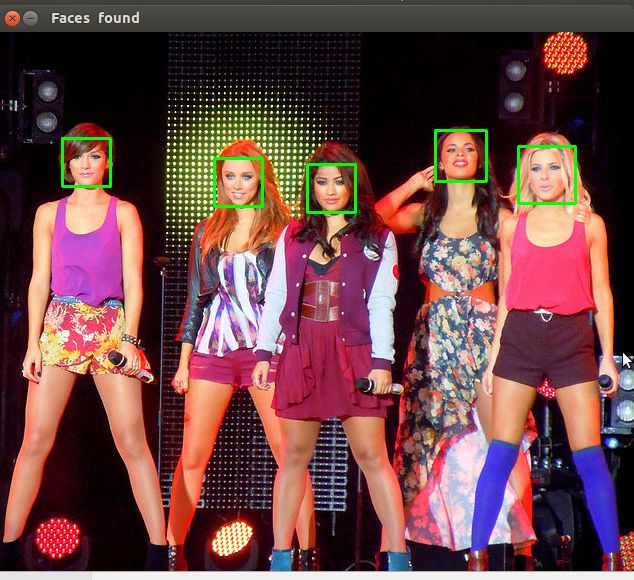
#> input picture pitDroid/Python/Face Recognition py/FaceDetect/little_mix_right.jpg, 634 x 580 px
$ python face_detect.py little_mix_right.jpg   (older library calls are emulated)
#> lines starting #> are read from the running program, lines starting #| are printed output that depends on the picture; after the words box and inside, x2 and y2 are one past the last pixel; in counts of white or black regions, pixels touching at a corner belong together
import cv2
import sys

# Get user supplied values
imagePath = sys.argv[1]
cascPath = "haarcascade_frontalface_default.xml"

# Create the haar cascade
faceCascade = cv2.CascadeClassifier(cascPath)

# Read the image
image = cv2.imread(imagePath)
#> image is the input picture: shape (580, 634, 3); mean B, G, R 71.1, 70.2, 109.2
gray = cv2.cvtColor(image, cv2.COLOR_BGR2GRAY)
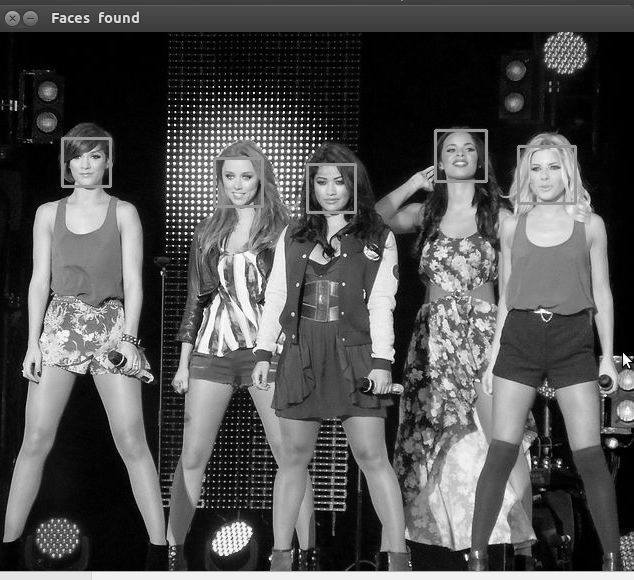
#> gray: shape (580, 634); min 0, max 255, mean 81.9

# Detect faces in the image
faces = faceCascade.detectMultiScale(
    gray,
    scaleFactor=1.1,
    minNeighbors=5,
    minSize=(30, 30),
    flags = cv2.cv.CV_HAAR_SCALE_IMAGE
)
#> faces = [[214, 158, 49, 49], [309, 166, 44, 44], [437, 132, 48, 48], [65, 142, 44, 44], [515, 144, 61, 61], [420, 212, 76, 76], [27, 500, 60, 60]]

print("Found {0} faces!".format(len(faces)))
#| Found 7 faces!

# Draw a rectangle around the faces
for (x, y, w, h) in faces:
    cv2.rectangle(image, (x, y), (x+w, y+h), (0, 255, 0), 2)
#> this loop made 7 passes
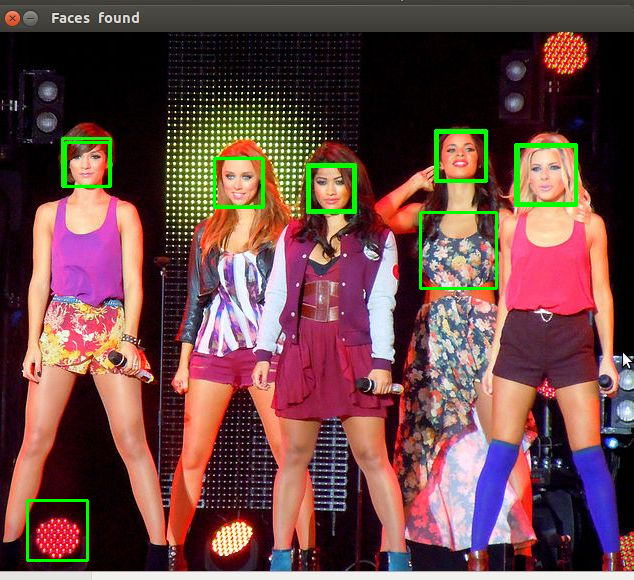
#> image: shape (580, 634, 3); 1.24% of pixels changed, all inside (x1, y1, x2, y2) = (26, 131, 578, 562)

cv2.imshow("Faces found", image)
cv2.waitKey(0)

$ run again, on pitDroid/Python/Face Recognition py/FaceDetect/abba.png
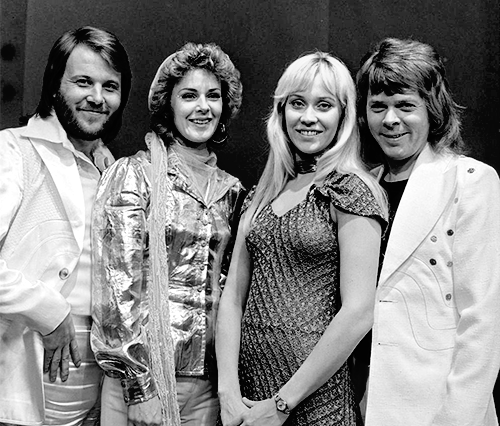
#> input picture pitDroid/Python/Face Recognition py/FaceDetect/abba.png, 500 x 426 px
#> image is the input picture: shape (426, 500, 3); min 0, max 255, mean 130.8
#> faces = [[168, 70, 66, 66], [56, 55, 75, 75], [267, 69, 87, 87], [354, 78, 74, 74]]
#| Found 4 faces!
#> the loop `for (x, y, w, h) in faces:` made 4 passes
#> after the loop `for (x, y, w, h) in faces:`:
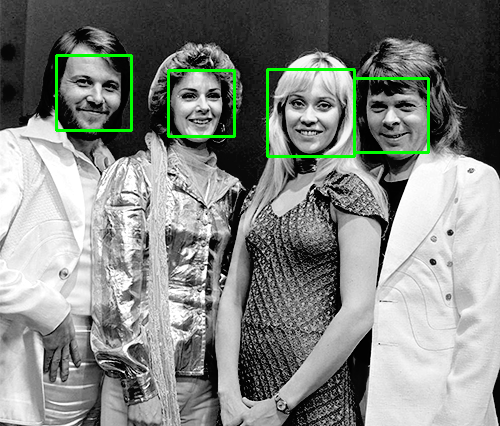
#> image: shape (426, 500, 3); 1.59% of pixels changed, all inside (x1, y1, x2, y2) = (55, 54, 430, 158)
